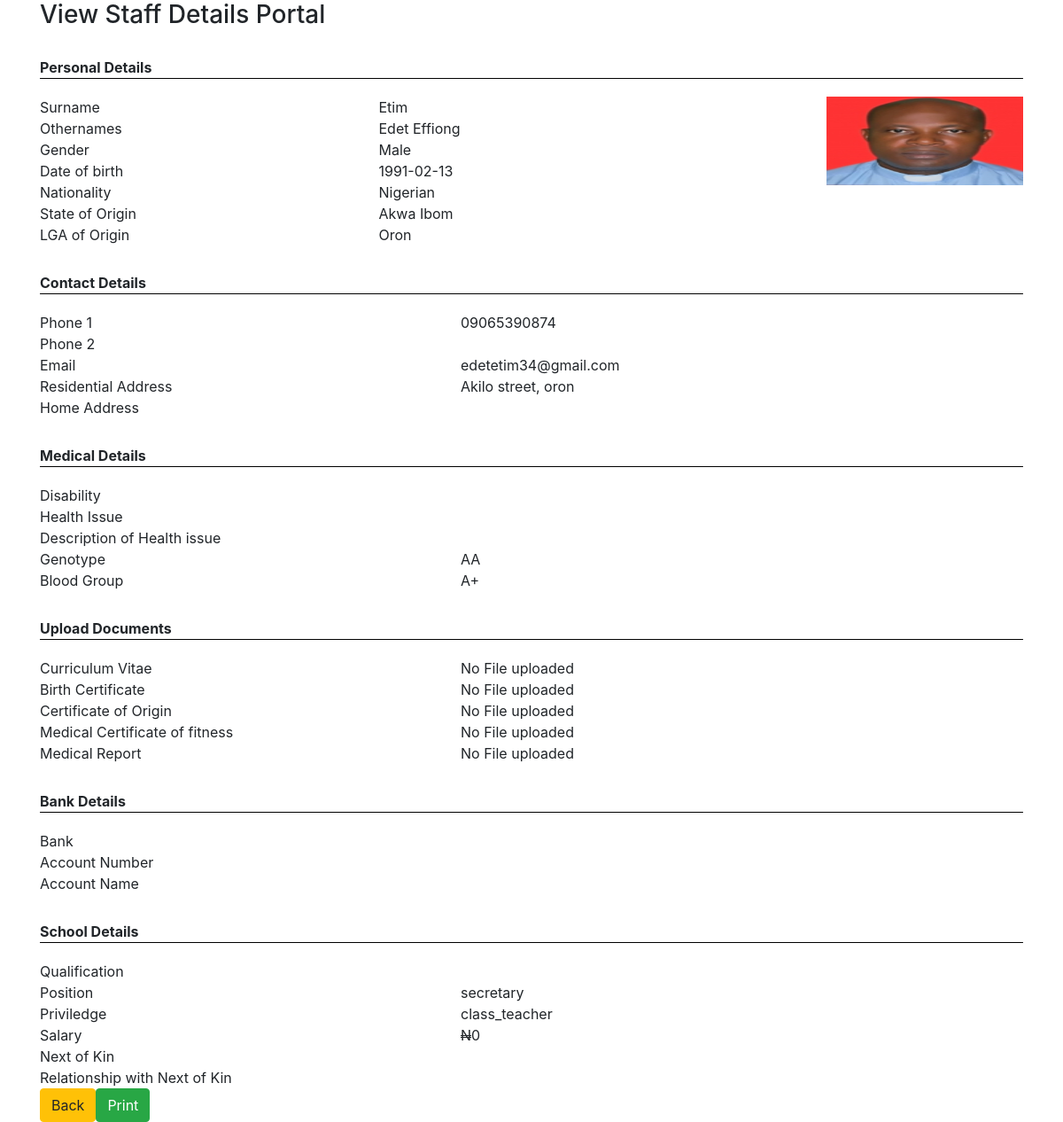
Page /secondary_school/view_staff_data.php?id=2 on the earlier database version.
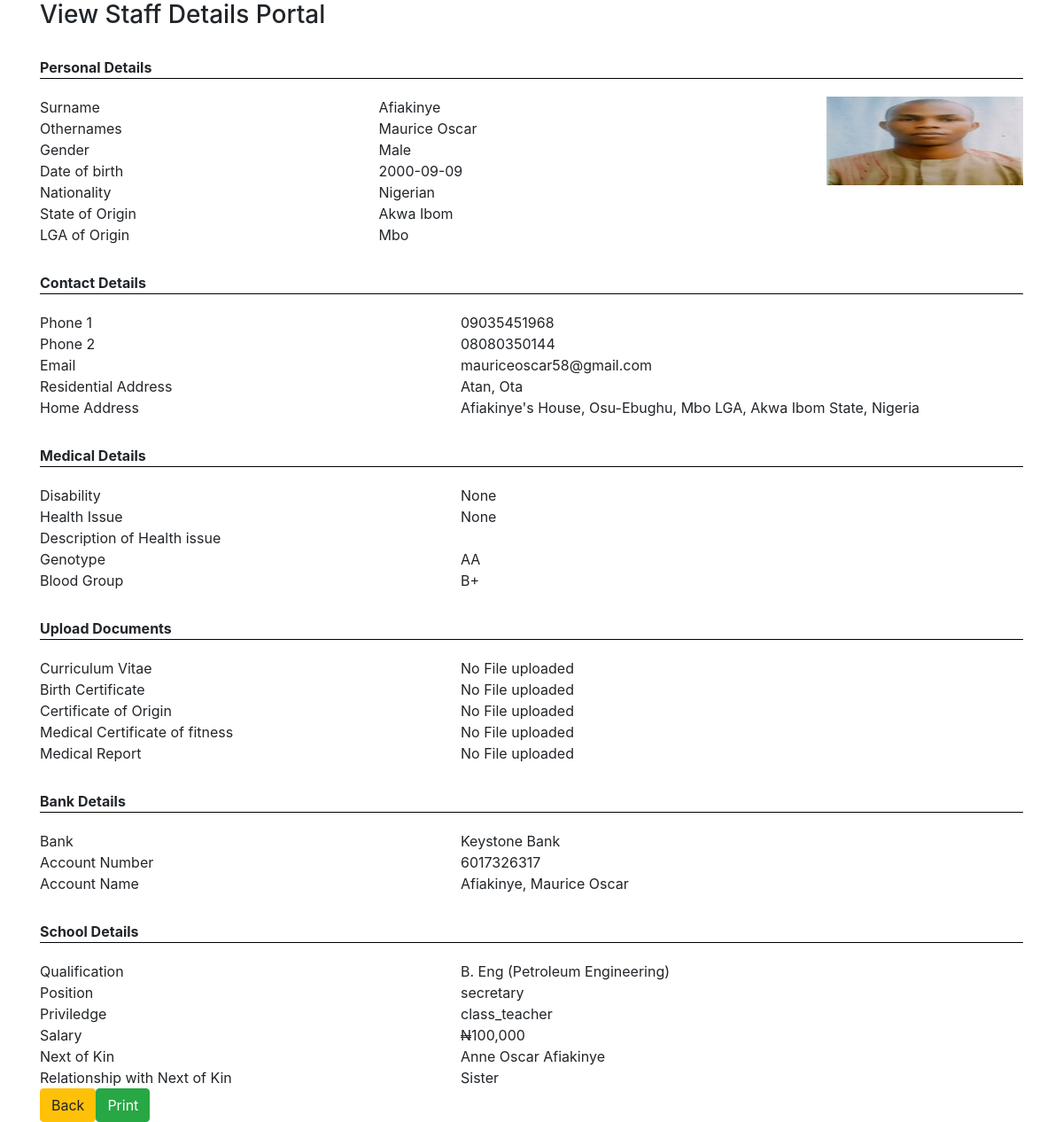
Same page on the later database version.
### tables this page shows
CREATE TABLE `staff` (
  `staff_id` int(10) NOT NULL AUTO_INCREMENT,
  `surname` varchar(20) NOT NULL,
  `othernames` varchar(40) NOT NULL,
  `gender` varchar(6) NOT NULL,
  `dob` date NOT NULL,
  `nationality` varchar(20) NOT NULL,
  `state_of_origin` varchar(40) NOT NULL,
  `lga_of_origin` varchar(40) NOT NULL,
  `name_of_nextofkin` varchar(60) NOT NULL,
  `relationship_with_nextofkin` varchar(20) NOT NULL,
  `phone 1` varchar(14) NOT NULL,
  `phone 2` varchar(14) NOT NULL,
  `email` varchar(40) NOT NULL,
  `residential_address` varchar(100) NOT NULL,
  `home_address` varchar(100) NOT NULL,
  `genotype` varchar(2) NOT NULL,
  `blood_group` varchar(2) NOT NULL,
  `disability` varchar(40) NOT NULL,
  `health_issue` varchar(60) NOT NULL,
  `health_issue_descr` text NOT NULL,
  `medical_fitness` varchar(60) NOT NULL,
  `medical_report` varchar(60) NOT NULL,
  `birth_certificate` varchar(60) NOT NULL,
  `certificate_of_origin` varchar(60) NOT NULL,
  `qualification` varchar(60) NOT NULL,
  `cv` varchar(60) NOT NULL,
  `status` varchar(15) NOT NULL,
  `priviledge` varchar(20) NOT NULL,
  `position` varchar(30) NOT NULL,
  `date_employed` date NOT NULL,
  `bank` varchar(60) NOT NULL,
  `account_no` varchar(11) NOT NULL,
  `account_name` varchar(60) NOT NULL,
  `salary` varchar(10) NOT NULL,
  `staff_reg_no` varchar(20) NOT NULL,
  `staff_password` varchar(255) NOT NULL,
  `passport` varchar(40) NOT NULL,
  `class` varchar(10) NOT NULL,
  PRIMARY KEY (`staff_id`)
);

### secondary_school/view_staff_data.php (the view, shortened to what this page needs)
<?php
require_once("connect.php");
include("head.php");
$staff_id=$_GET['id'];
$result=$con->query("SELECT * FROM `staff` WHERE `staff_id`='$staff_id'");
if ($result) {
  if ($result->num_rows > 0) {
    while ($row=$result->fetch_assoc()) {
      $surname=$row['surname'];
      $othernames=$row['othernames'];
      $gender=$row['gender'];
      $dob=$row['dob'];
      $nationality=$row['nationality'];
      $stateOfOrigin=$row['state_of_origin'];
      $lgaOfOrigin=$row['lga_of_origin'];
      $health_issue_descr=$row['health_issue_descr'];
      $phone1=$row['phone 1'];
      $phone2=$row['phone 2'];
      $email=$row['email'];
      $residential_address=$row['residential_address'];
      $home_address=$row['home_address'];
      $disability=$row['disability'];
      $health_issue=$row['health_issue'];
      $genotype=$row['genotype'];
      $blood_group=$row['blood_group'];
      $bank=$row['bank'];
      $account_no=$row['account_no'];
      $account_name=$row['account_name'];
      $name_of_nextofkin=$row['name_of_nextofkin'];
      $relationship_with_nextofkin=$row['relationship_with_nextofkin'];
      $position=$row['position'];
      $priviledge=$row['priviledge'];
      $salary=$row['salary'];
      $qualification=$row['qualification'];
      $cv=$row['cv'];
      $birth_certificate=$row['birth_certificate'];
      $medical_fitness=$row['medical_fitness'];
      $medical_report=$row['medical_report'];
      $certificate_of_origin=$row['certificate_of_origin'];
      $passport=$row['passport'];
    }
  }
}
?>
<div class="container">
  <h3>View Staff Details Portal</h3>
    <div style="margin-top: 30px; font-weight: bold">Personal Details</div><hr style="margin: 0 0  20px 0;" color="#000" />
    <div style="display: flex;">
      <div style="width:80%;">
        <div class="row">
          <div class="col-5">Surname</div>
          <div class="col-7"><?php echo $surname ?></div>
        </div>
        <div class="row">
          <div class="col-5">Othernames</div>
          <div class="col-7"><?php echo $othernames ?></div>
        </div>
        <div class="row">
          <div class="col-5">Gender</div>
          <div class="col-7"><?php echo $gender ?></div>
        </div>
        <div class="row">
          <div class="col-5">Date of birth</div>
          <div class="col-7"><?php echo $dob ?></div>
        </div>
        <div class="row">
          <div class="col-5">Nationality</div>
          <div class="col-7"><?php echo $nationality ?></div>
        </div>
        <div class="row">
          <div class="col-5">State of Origin</div>
          <div class="col-7"><?php echo $stateOfOrigin ?></div>
        </div>
        <div class="row">
          <div class="col-5">LGA of Origin</div>
          <div class="col-7"><?php echo $lgaOfOrigin ?></div>
        </div>
      </div>
      <div style="width:20%">
        <div>
          <?php
            if ($passport) {
                echo "<img src='$passport' width='100%' id='show_passport' width='100px' height='100px'>";
            }else{
              echo "<img src='../images/passport.png' id='show_passport' width='100px' height='100px'>";
            }
          ?>
      </div>
    </div>
    </div>
    <div style="margin-top: 30px; font-weight: bold">Contact Details</div><hr style="margin: 0 0  20px 0;" color="#000" />
    <div class="row">
      <div class="col-5">Phone 1</div>
      <div class="col-7"><?php echo $phone1 ?></div>
    </div>
    <div class="row">
      <div class="col-5">Phone 2</div>
      <div class="col-7"><?php echo $phone2 ?></div>
    </div>
    <div class="row">
      <div class="col-5">Email</div>
      <div class="col-7"><?php echo $email ?></div>
    </div>
    <div class="row">
      <div class="col-5">Residential Address</div>
      <div class="col-7"><?php echo $residential_address ?></div>
    </div>
    <div class="row">
      <div class="col-5">Home Address</div>
      <div class="col-7"><?php echo $home_address ?></div>
    </div>
    <div style="margin-top: 30px; font-weight: bold">Medical Details</div><hr style="margin: 0 0  20px 0;" color="#000" />
    <div class="row">
      <div class="col-5">Disability</div>
      <div class="col-7"><?php echo $disability ?></div>
    </div>
    <div class="row">
      <div class="col-5">Health Issue</div>
      <div class="col-7"><?php echo $health_issue ?></div>
    </div>
    <div class="row">
      <div class="col-5">Description of Health issue</div>
      <div class="col-7"><?php echo $health_issue_descr ?></div>
    </div>
    <div class="row">
      <div class="col-5">Genotype</div>
      <div class="col-7"><?php echo $genotype ?></div>
    </div>
    <div class="row">
      <div class="col-5">Blood Group</div>
      <div class="col-7"><?php echo $blood_group ?></div>
    </div>
    <div style="margin-top: 30px; font-weight: bold">Upload Documents</div><hr style="margin: 0 0  20px 0;" color="#000" />
    <div class="row">
      <div class="col-5">Curriculum Vitae</div>
      <?php
        if ($cv) {
          echo "<div class='col-7'>File uploaded</div>";
        }else{
          echo "<div class='col-7'>No File uploaded</div>";
        }
      ?>
    </div>
    <div class="row">
      <div class="col-5">Birth Certificate</div>
      <?php
        if ($birth_certificate) {
          echo "<div class='col-7'>File uploaded</div>";
        }else{
          echo "<div class='col-7'>No File uploaded</div>";
        }
      ?>
    </div>
    <div class="row">
      <div class="col-5">Certificate of Origin</div>
      <?php
        if ($certificate_of_origin) {
          echo "<div class='col-7'>File uploaded</div>";
        }else{
          echo "<div class='col-7'>No File uploaded</div>";
        }
      ?>
    </div>
    <div class="row">
      <div class="col-5">Medical Certificate of fitness</div>
      <?php
        if ($medical_fitness) {
          echo "<div class='col-7'>File uploaded</div>";
        }else{
          echo "<div class='col-7'>No File uploaded</div>";
        }
      ?>
    </div>
    <div class="row">
      <div class="col-5">Medical Report</div>
      <?php
        if ($medical_report) {
          echo "<div class='col-7'>File uploaded</div>";
        }else{
          echo "<div class='col-7'>No File uploaded</div>";
        }
      ?>
    </div>
    <div style="margin-top: 30px; font-weight: bold">Bank Details</div><hr style="margin: 0 0  20px 0;" color="#000" />
    <div class="row">
      <div class="col-5">Bank</div>
      <div class="col-7"><?php echo $bank ?></div>
    </div>
    <div class="row">
      <div class="col-5">Account Number</div>
      <div class="col-7"><?php echo $account_no ?></div>
    </div>
    <div class="row">
      <div class="col-5">Account Name</div>
      <div class="col-7"><?php echo $account_name ?></div>
    </div>
    <div style="margin-top: 30px; font-weight: bold">School Details</div><hr style="margin: 0 0  20px 0;" color="#000" />
    <div class="row">
      <div class="col-5">Qualification</div>
      <div class="col-7"><?php echo $qualification ?></div>
    </div>
    <div class="row">
      <div class="col-5">Position</div>
      <div class="col-7"><?php echo $position ?></div>
    </div>
    <div class="row">
      <div class="col-5">Priviledge</div>
      <div class="col-7"><?php echo $priviledge ?></div>
    </div>
    <div class="row">
      <div class="col-5">Salary</div>
      <div class="col-7"><span style="text-decoration:line-through double;">N</span><?php echo number_format($salary) ?></div>
    </div>
    <div class="row">
      <div class="col-5">Next of Kin</div>
      <div class="col-7"><?php echo $name_of_nextofkin ?></div>
    </div>
    <div class="row">
      <div class="col-5">Relationship with Next of Kin</div>
      <div class="col-7"><?php echo $relationship_with_nextofkin ?></div>
    </div>
    <div class="input-group">
      <a href="javascript:history.back()" class='btn btn-warning'>Back</a>
      <a href="javascript:window.print()" class="btn btn-success">Print</a>
    </div>
</div>
<?php
include("foot.php");
?>

### secondary_school/head.php (shortened to what this page needs)
<!DOCTYPE html>
<html>
<head>
    <link rel='stylesheet' href='../scripts/bootstrap/css/bootstrap.min.css'>
    <link rel='stylesheet' href='../scripts/bootstrap/css/main.css'>
</head>
<body>

### secondary_school/foot.php (shortened to what this page needs)
</body>
</html>

Differences in the rows shown:
changed staff "Male": surname "Etim" → "Afiakinye"; othernames "Edet Effiong" → "Maurice Oscar"; dob "1991-02-13" → "2000-09-09"; lga_of_origin "Oron" → "Mbo"; passport: a different picture; phone 1 "09065390874" → "09035451968"; phone 2 (not shown) → "08080350144"; email "edetetim34@gmail.com" → "mauriceoscar58@gmail.com"; residential_address "Akilo street, oron" → "Atan, Ota"; home_address (not shown) → "Afiakinye's House, Osu-Ebughu, Mbo LGA, Akwa Ibom State, Nigeria"; disability (not shown) → "None"; health_issue (not shown) → "None"; blood_group "A+" → "B+"; bank (not shown) → "Keystone Bank"; account_no (not shown) → "6017326317"; account_name (not shown) → "Afiakinye, Maurice Oscar"; qualification (not shown) → "B. Eng (Petroleum Engineering)"; salary "0" → "100,000"; name_of_nextofkin (not shown) → "Anne Oscar Afiakinye"; relationship_with_nextofkin (not shown) → "Sister"
